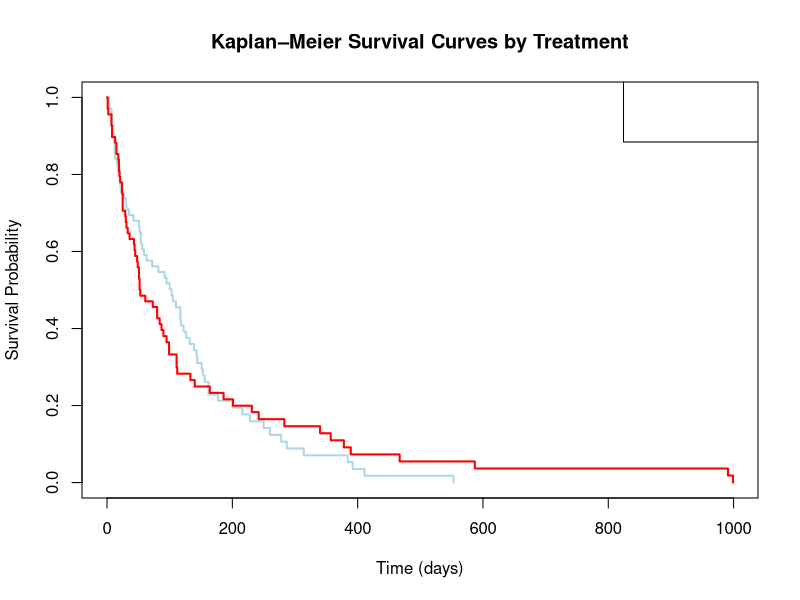

The R script that drew this image: (Note: this script raises an error after producing the figure.)

# Task 2: Kaplan–Meier Curves by Treatment Group

library(survival)

veteran$trt <- factor(veteran$trt,
                      levels = c(1, 2),
                      labels = c("Standard", "Test"))

surv_obj <- Surv(time = veteran$time, event = veteran$status)
km_trt <- survfit(surv_obj ~ trt, data = veteran)

plot(km_trt,
     col = c("lightblue", "red"),
     lwd = 2,
     xlab = "Time (days)",
     ylab = "Survival Probability",
     main = "Kaplan–Meier Survival Curves by Treatment")

legend("topright",
       legend = levels(veteran$trt),
       col = c("", "red"),
       lwd = 2)

summary(km_trt)$table[, "median"]

surv_100 <- summary(km_trt, times = 100)$surv
surv_200 <- summary(km_trt, times = 200)$surv

surv_100
surv_200

# INTERPRETATION:The Standard group has a longer median survival (103 days) than the Test group (52.5 days). Survival at 100 days is higher for Standard (0.50 vs 0.33), while by 200 days both groups are similar. Overall, the Standard treatment shows better early survival, but differences will be formally tested in Task 3.


# Task 3: Log-Rank Test Comparing Treatment Groups

# log-rank test
logrank <- survdiff(Surv(time, status) ~ trt, data = veteran)
logrank

chisq <- logrank$chisq
df <- length(logrank$n) - 1
p_value <- 1 - pchisq(chisq, df)

chisq
df
p_value


# Interpretation: 

# The log-rank test shows no significant difference in survival between the Standard and Test treatments (χ² ≈ 0.008, df = 1, p ≈ 0.93).
# Because the p-value is very large, we conclude that the two treatment groups have statistically similar survival distributions.
